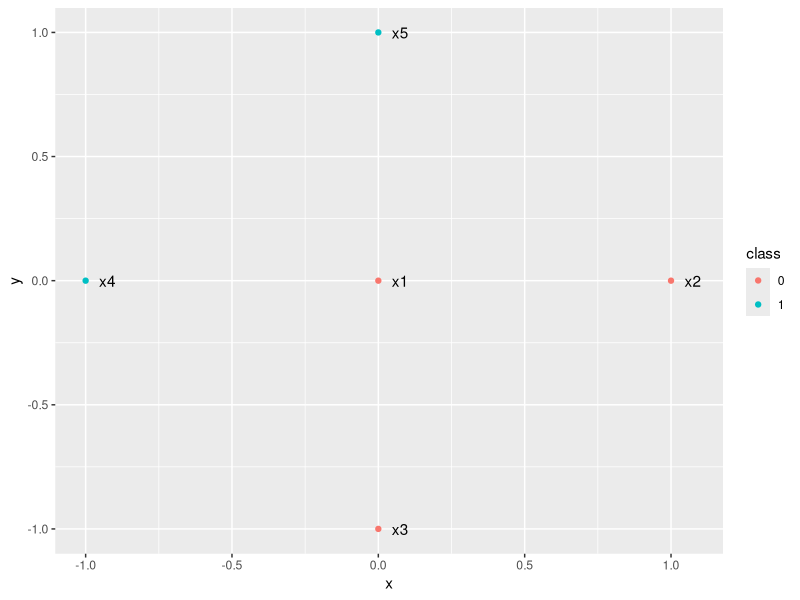
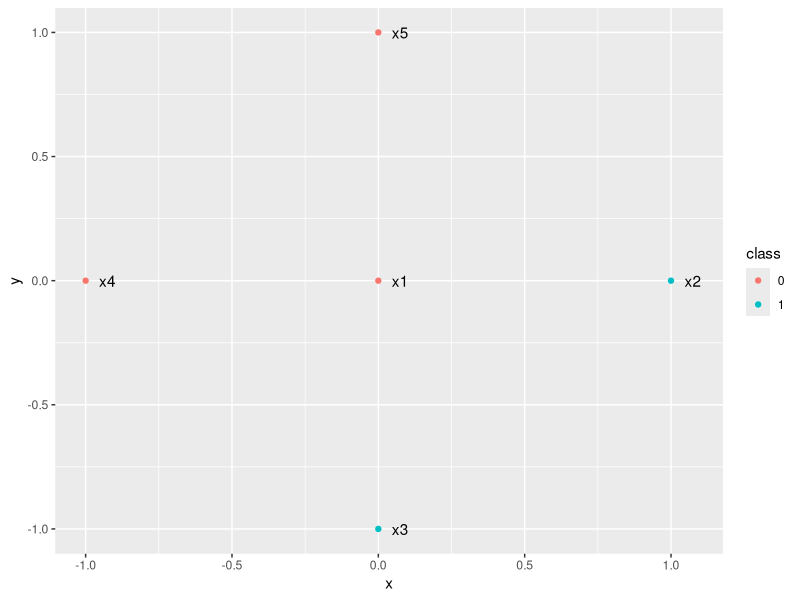
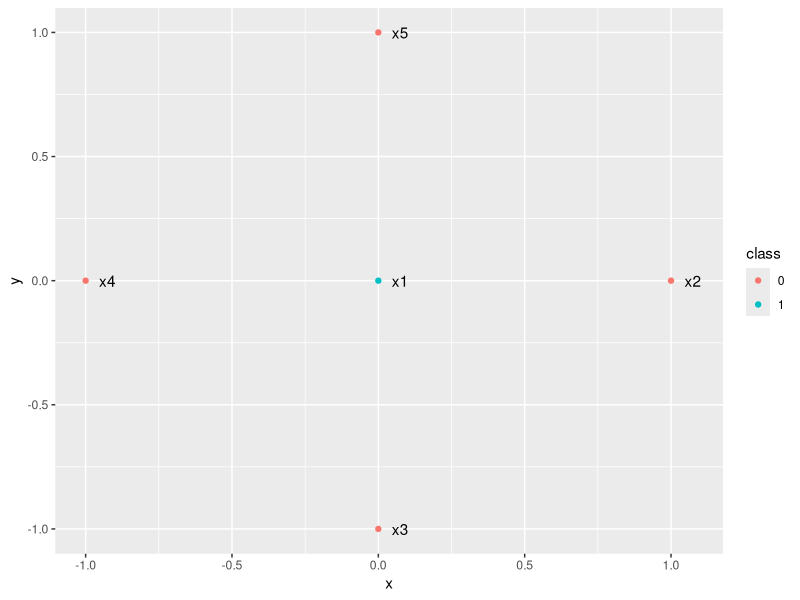
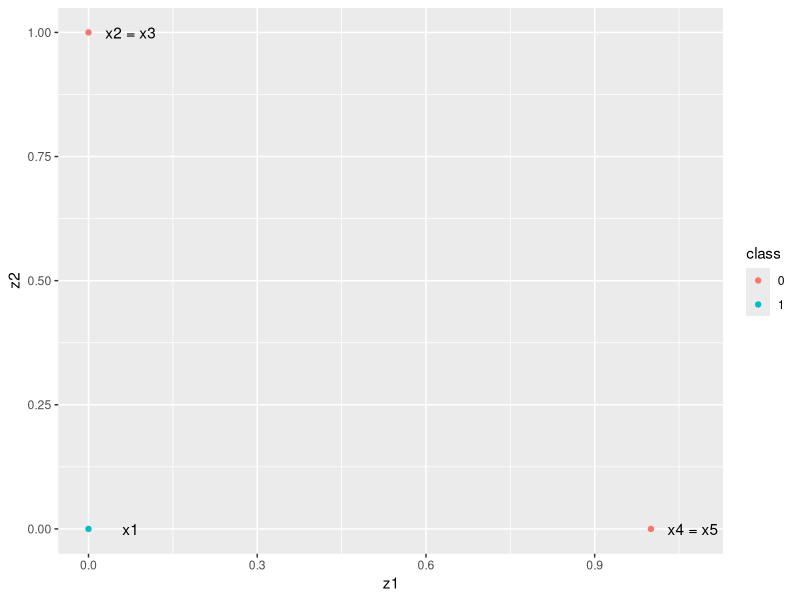

The R script that drew these images, in order:
## ---- chunk 1
knitr::opts_chunk$set(eval = TRUE, echo = TRUE)
## ---- chunk 2
library(ggplot2)

data = data.frame(
  x=c(0, 1, 0, -1, 0),
  y=c(0, 0, -1, 0, 1),
  t=c("x1", "x2", "x3", "x4", "x5"),
  class=c("0", "0", "0", "1", "1")
)

ggplot(data, aes(x, y)) +
  geom_point(aes(col = class)) +
  geom_text(aes(label = t), nudge_x = 0.075)
## ---- chunk 3
a0 = (
  -5
)

a1 = (
  -10
)

a2 = (
  10
)

# the first column is always one and is used for the "bias"
xs = matrix(c(
  1, 0, 0,
  1, 1, 0,
  1, 0, -1,
  1, -1, 0,
  1, 0, 1
), ncol = 3, byrow = T)

sigmoid = function(x) {
  1 / (1 + exp(-x))
}

sigmoid(xs %*% c(a0, a1, a2))
## ---- chunk 4
data = data.frame(
  x=c(0, 1, 0, -1, 0),
  y=c(0, 0, -1, 0, 1),
  t=c("x1", "x2", "x3", "x4", "x5"),
  class=c("0", "1", "1", "0", "0")
)

ggplot(data, aes(x, y)) +
  geom_point(aes(col = class)) +
  geom_text(aes(label = t), nudge_x = 0.075)
## ---- chunk 5
b0 = (
  -5
)

b1 = (
  10
)

b2 = (
  -10
)

sigmoid(xs %*% c(b0, b1, b2))
## ---- chunk 6
data = data.frame(
  x=c(0, 1, 0, -1, 0),
  y=c(0, 0, -1, 0, 1),
  t=c("x1", "x2", "x3", "x4", "x5"),
  class=c("1", "0", "0", "0", "0")
)

ggplot(data, aes(x, y)) +
  geom_point(aes(col = class)) +
  geom_text(aes(label = t), nudge_x = 0.075)
## ---- chunk 7
data = data.frame(
  z1=c(0, 0, 1),
  z2=c(0, 1, 0),
  t=c("x1", "x2 = x3", "x4 = x5"),
  class=c("1", "0", "0")
)

ggplot(data, aes(z1, z2)) +
  geom_point(aes(col = class)) +
  geom_text(aes(label = t), nudge_x = 0.075)
## ---- chunk 8
g0 = (
  5
)

g1 = (
  -10
)

g2 = (
  -10
)

zs = matrix(c(
  1, 0, 0,
  1, 0, 1,
  1, 0, 1,
  1, 1, 0,
  1, 1, 0
), ncol = 3, byrow = T)

sigmoid(zs %*% c(g0, g1, g2))
## ---- chunk 9
z1 = sigmoid(xs %*% c(a0, a1, a2))
z2 = sigmoid(xs %*% c(b0, b1, b2))

yhat = sigmoid(g0 + g1 * z1 + g2 * z2)
yhat
